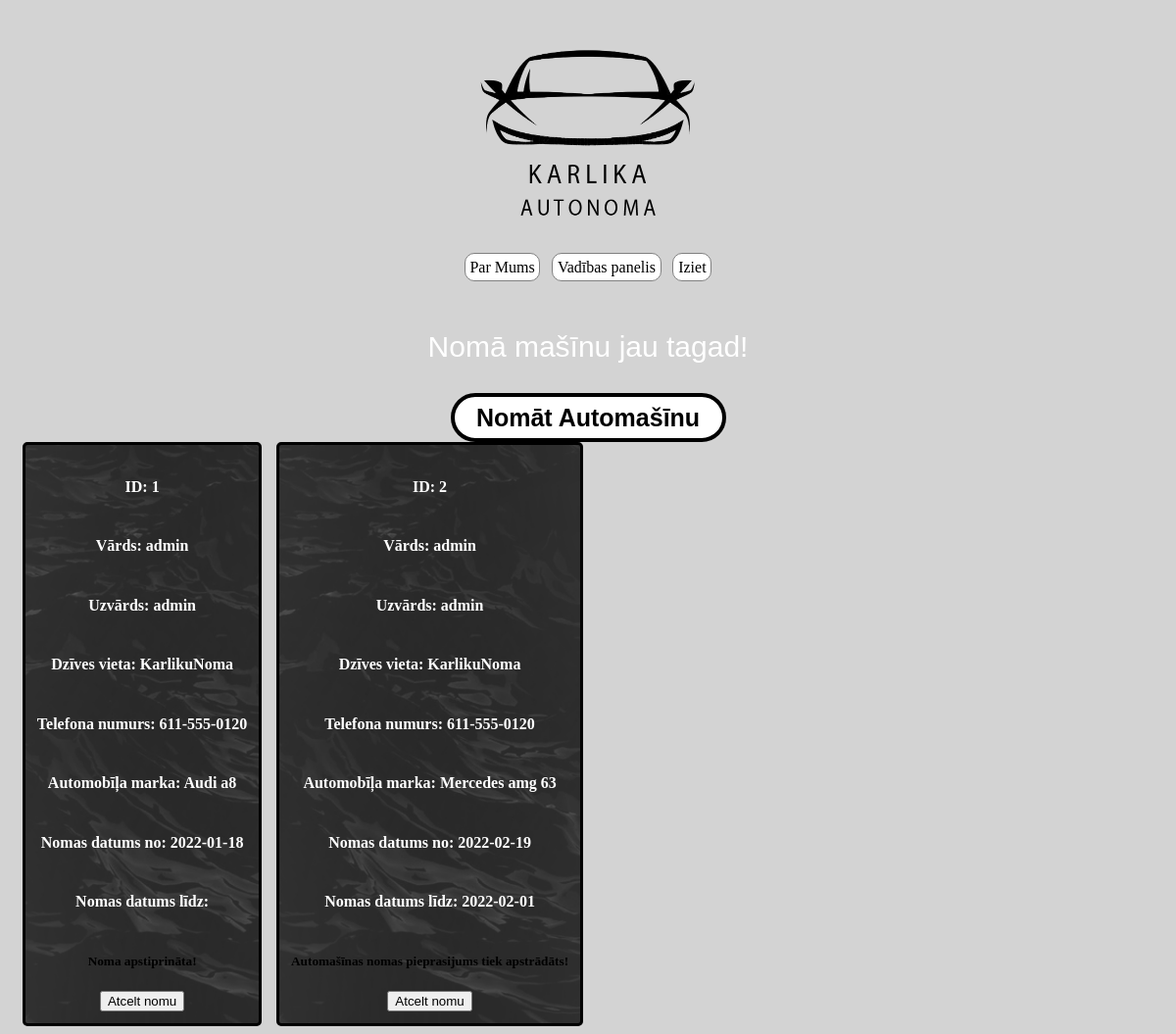
The app's page /profile (signed in) with its own data.
### models.py (models this page shows, shortened)
class UserCar(db.Model):
    __tablename__ = 'user_car'
    id = db.Column(db.Integer, primary_key=True)
    car = db.Column(db.String(20), nullable=False)
    from_date = db.Column(db.String(20), nullable=False)
    to_date = db.Column(db.String(20), nullable=False)
    booked_status = db.Column(db.Integer, default=0)
    owner_id = db.Column(db.Integer, db.ForeignKey("user.id"))

class User(db.Model):
    __tablename__ = 'user'
    id = db.Column(db.Integer, primary_key=True)
    firstname = db.Column(db.String(20), nullable=False)
    lastname = db.Column(db.String(20), nullable=False)
    email = db.Column(db.String(40), nullable=False)
    password = db.Column(db.String(40), nullable=False)
    address = db.Column(db.String(40), nullable=False)
    mobile_number = db.Column(db.String(20), nullable=False)
    role = db.Column(db.String(5), nullable=False)
    car = db.relationship("UserCar", cascade="all, delete")

### main.py (the view)
@app.route('/profile')
def profile():
  try:
    if is_user_logged():
      return render_template("templates/profile.html", cars = get_user_car_booking(session['user']), user = get_user_data(session['user']), date = date.today().strftime("%Y-%m-%d"))
    else:
      return redirect(url_for('home'))
  except Exception as e:
    flash(str(e))
    return redirect(url_for('home'))

### business_logic.py (called while the page is built)
def get_user_car_booking(id):
    cars = UserCar.query.filter(UserCar.owner_id == id).all()
    if cars != None:
        return cars
    else:
        raise Exception('Lūdzu pieslēdzaties!')

def get_user_data(id):
    return User.query.filter(User.id == id).first()

def is_user_logged():
    try:
        return True if get_user_data(session['user']) else False
    except:
        raise Exception("Lietotajs nav pieslēdzies sistēmai/Nav pieeja šai lapai")

### templates/templates/profile.html (shortened to what this page needs)
{% extends "index.html" %}
{% block content %}
<div class="navigation-bar">
    <a href="/about_us">Par Mums</a>
      {% if user.role == "admin" %}
        <a href="/admin">Vadības panelis</a>
      {% endif %}
    <a href="/logout">Iziet</a>
  </div>
  <p class="nomasText">Nomā mašīnu jau tagad!</p>
  <div id="poga">
    <button id=jaunaNoma>Nomāt Automašīnu</button>
  </div>
  <div id="biblioteka">
    {% for car in cars %}
      <div class="jaunsLogs">
        <h4> ID: {{ car.id }}</h4>
        <h4>Vārds: {{ user.firstname }}</h4>
        <h4>Uzvārds: {{ user.lastname }}</h4>
        <h4>Dzīves vieta: {{ user.address }}</h4>
        <h4>Telefona numurs: {{ user.mobile_number }}</h4>
        <h4>Automobīļa marka: {{ car.car }}</h4>
        <h4>Nomas datums no: {{ car.from_date }}</h4>
        <h4>Nomas datums līdz: {{ car.to_date }}</h4>
        {% if car.booked_status == 0 %}
          <h5>Automašīnas nomas pieprasijums tiek apstrādāts!</h5>
        {% elif car.booked_status == 1 %}
          <h5>Noma apstiprināta!</h5>
        {% elif car.booked_status == 2 %}
          <h5>Noma noraidīta!</h5>
        {% else %}
          <h5>Notikusi ļoti aizdomīga kļūa!</h5>
        {% endif %}
        <a href="/delete_car/{{ car.id }}"><button class="delete_car_button">Atcelt nomu</button></a>
      </div>
    {% endfor %}
  </div>
{% endblock %}

### templates/index.html (shortened to what this page needs)
<!DOCTYPE html>
<html lang="lv">
<head>
  <link rel="stylesheet" href="/static/css/stylesheet.css">
</head>
<body>
  <img class="logo" src="/static/img/lielaisLogo.png">
  {% block content %}{% endblock %}
</body>
</html>

### static/css/stylesheet.css (style rules this page uses)
body { background-image: url("../img/background.png"); background-repeat: no-repeat; background-attachment: fixed; background-size: cover, contain; background-color: lightgray; }
a { text-decoration: none; }
.navigation-bar { display: flex; justify-content: center; gap: 1%; align-items: center; }
.navigation-bar > a { border: 1px solid gray; border-radius: 10px; background-color: white; padding: 0.2%; color: black; padding: 0.4%; }
.logo { display: block; width: 400px; height: 250px; margin-left: auto; margin-right: auto; }
.nomasText { display: flex; justify-content: center; align-items: center; margin-top: 50px; font-family: Arial, Helvetica, sans-serif; font-size: 30px; color: white; }
#poga { display: flex; justify-content: center; align-items: center; }
#jaunaNoma { background-color: white; font-size: 25px; font-family: "微软雅黑", "Microsoft YaHei", "Neuropolitical", sans-serif; color: black; font-weight: 700; border: solid 4px black; width: 281px; height: 50px; border-radius: 1000px; cursor: pointer; }
#biblioteka { display: flex; flex-direction: row; flex-wrap: wrap; }
.jaunsLogs { display: flex; background-image: url("../img/fons.jpg"); margin-left: 15px; background-size: cover; flex-direction: column; align-items: center; border: 3px solid black; border-radius: 5px; padding: 1%; }
h4 { color: white; overflow-wrap: break-word; }

### records on screen
UserCar: id "1", car "Audi a8", from_date "2022-01-18", booked_status "Noma apstiprināta!"
User: firstname "admin", lastname "admin", address "KarlikuNoma", mobile_number "611-555-0120"
UserCar: id "2", car "Mercedes amg 63", from_date "2022-02-19", to_date "2022-02-01", shows "Automašīnas nomas pieprasijums tiek apstrādāts!"
